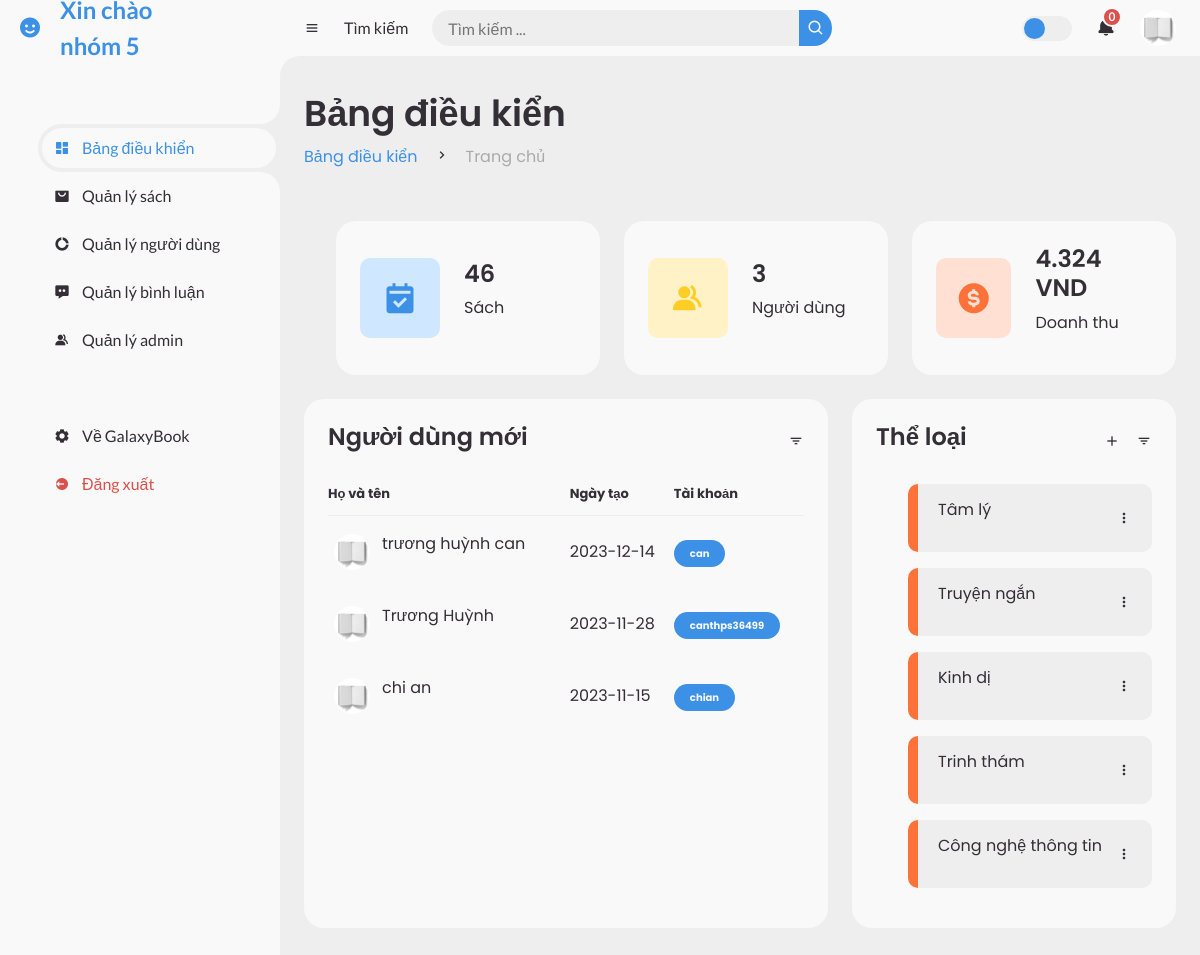
/index.php?pg=ad&active=home (signed in), run on the app's committed database.
### tables this page shows
CREATE TABLE `nguoidung` (
  `Id` int(5) NOT NULL,
  `HoVaTen` varchar(100) NOT NULL,
  `Avatar` varchar(255) DEFAULT 'avatar1.jpg',
  `DiaChi` varchar(255) NOT NULL,
  `Email` varchar(255) NOT NULL,
  `SDT` varchar(10) NOT NULL,
  `TaiKhoan` varchar(255) NOT NULL,
  `MatKhau` varchar(32) NOT NULL COMMENT 'dùng hàm md5 mã hóa',
  `NgayTao` date NOT NULL,
  `VaiTro` int(1) DEFAULT 0 COMMENT '0 site, 1 admin'
);

CREATE TABLE `theloai` (
  `Id` int(5) NOT NULL,
  `TenTheLoai` varchar(255) NOT NULL
);

### admin/view/index.php (called while the page is built, shortened)
<?php
include('admin/model/m_book.php');
include('admin/model/m_user.php');
include('admin/model/m_bill.php');
include('admin/view/header.php');
include('admin/view/' . $active . '.php');
include('admin/view/footer.php');
?>

### admin/model/m_book.php (called while the page is built, shortened)
<?php
function getBookCount()
{
    $conn = pdo_get_connection();
    if ($conn) {
        try {
            $sql = "SELECT COUNT(*) as total FROM sach";
            $stmt = $conn->query($sql);
            $result = $stmt->fetch(PDO::FETCH_ASSOC);
            return $result['total'];
        } catch (PDOException $e) {
            echo "Lỗi truy vấn: " . $e->getMessage();
            return null;
        }
    } else {
        return null;
    }
}
?>

### admin/model/m_user.php (called while the page is built, shortened)
<?php
function getUserCount() {
    $conn = pdo_get_connection();
    if ($conn) {
        try {
            $sql = "SELECT COUNT(*) as total FROM nguoidung WHERE VaiTro=0";
            $stmt = $conn->query($sql);
            $result = $stmt->fetch(PDO::FETCH_ASSOC);
            return $result['total'];
        } catch (PDOException $e) {
            echo "Lỗi truy vấn: " . $e->getMessage();
            return null;
        }
    } else {
        return null;
    }
}
function getNewlyRegisteredUsers() {
    $conn = pdo_get_connection();
    if ($conn) {
        try {
            $sql = "SELECT * FROM nguoidung WHERE VaiTro=0 ORDER BY NgayTao DESC LIMIT 10";
            $stmt = $conn->query($sql);
            $result = $stmt->fetchAll(PDO::FETCH_ASSOC);
            return $result;
        } catch (PDOException $e) {
            echo "Lỗi truy vấn: " . $e->getMessage();
            return null;
        }
    } else {
        return null;
    }
}
?>

### admin/model/m_bill.php (called while the page is built, shortened)
<?php
function getTotalRevenue() {
    $conn = pdo_get_connection();
    if ($conn) {
        try {
            $sql = "SELECT SUM(hoadonchitiet.Gia * hoadonchitiet.SoLuong) as totalRevenue
                    FROM hoadonchitiet";
            $stmt = $conn->query($sql);
            $result = $stmt->fetch(PDO::FETCH_ASSOC);
            return $result['totalRevenue'];
        } catch (PDOException $e) {
            echo "Lỗi truy vấn: " . $e->getMessage();
            return null;
        }
    } else {
        return null;
    }
}
?>

### model/pdo.php (called while the page is built, shortened)
<?php
function pdo_get_connection() {
    $host = "localhost";
    $dbname = "galaxybook";
    $username = 'root';
    $password = '';
    $dburl = "mysql:host=".$host.";dbname=".$dbname.";charset=utf8";
    try {
        $conn = new PDO($dburl, $username, $password);
        $conn->setAttribute(PDO::ATTR_ERRMODE, PDO::ERRMODE_EXCEPTION);
        return $conn;
    } catch (PDOException $e) {
        echo "Lỗi kết nối: " . $e->getMessage();
        return null;
    }
}
function pdo_query($sql, $params = array()) {
    try {
        $conn = pdo_get_connection();
        $stmt = $conn->prepare($sql);
        $stmt->execute($params);
        $rows = $stmt->fetchAll();
        return $rows;
    } catch (PDOException $e) {
        throw $e;
    } finally {
        unset($conn);
    }
}

### model/m_book.php (called while the page is built, shortened)
<?php
include_once("pdo.php");
function catelogry_get()
{
   $sql = "SELECT * FROM theloai ORDER BY Id DESC";
   return pdo_query($sql);
}
?>

### admin/view/dashboard.php (the view, shortened to what this page needs)
<?php
$userCount = getUserCount();
$bookCount = getBookCount();
$totalRevenue = getTotalRevenue();
$listUser = getNewlyRegisteredUsers();
?>
<main>
    <div class="head-title">
        <div class="left">
            <h1>Bảng điều kiển</h1>
            <ul class="breadcrumb">
                <li>
                    <a href="index.php?pg=ad&active=home" class="active">Bảng điều kiển</a>
                </li>
                <li><i class='bx bx-chevron-right'></i></li>
                <li>
                    <a class="" href="index.php?pg=ad&active=home">Trang chủ</a>
                </li>
            </ul>
        </div>
    </div>
    <ul class="box-info">
        <li>
            <i class='bx bxs-calendar-check'></i>
            <span class="text">
                <h3><?=$bookCount?></h3>
                <p>Sách</p>
            </span>
        </li>
        <li>
            <i class='bx bxs-group'></i>
            <span class="text">
                <h3><?=$userCount?></h3>
                <p>Người dùng</p>
            </span>
        </li>
        <li>
            <i class='bx bxs-dollar-circle'></i>
            <span class="text">
                <h3><?=number_format($totalRevenue,0,',','.')?> VND</h3>
                <p>Doanh thu</p>
            </span>
        </li>
    </ul>
    <div class="table-data">
        <div class="order">
            <div class="head">
                <h3>Người dùng mới</h3>
                <i class='bx bx-filter'></i>
            </div>
            <table>
                <thead>
                    <tr>
                        <th>Họ và tên</th>
                        <th>Ngày tạo</th>
                        <th>Tài khoản</th>
                    </tr>
                </thead>
                <tbody>
                    <?php
                    foreach ($listUser as $user):
                        ?>
                        <tr>
                            <td>
                                <img src="upload/avatar/<?= $user['Avatar'] ?>">
                                <p>
                                    <?= $user['HoVaTen'] ?>
                                </p>
                            </td>
                            <td>
                                <?= $user['NgayTao'] ?>
                            </td>
                            <td><span class="status completed">
                                    <?= $user['TaiKhoan'] ?>
                                </span></td>
                        </tr>
                    <?php endforeach; ?>
                </tbody>
            </table>
        </div>
        <div class="todo">
            <div class="head">
                <h3>Thể loại</h3>
                <i class='bx bx-plus'></i>
                <i class='bx bx-filter'></i>
            </div>
            <ul class="todo-list">
                <?php
                $dstheloai = catelogry_get();
                foreach ($dstheloai as $theloai): ?>
                    <li class="not-completed">
                        <p><?= $theloai['TenTheLoai'] ?></p>
                        <i class='bx bx-dots-vertical-rounded'></i>
                    </li>
                <?php endforeach; ?>
            </ul>
        </div>
    </div>
</main>

### admin/layout/assets/css/header_footer.css (style rules this page uses)
* { margin: 0; padding: 0; box-sizing: border-box; }
a { text-decoration: none; }
li { list-style: none; }
:root { --poppins: 'Poppins', sans-serif; --lato: 'Lato', sans-serif; --light: #F9F9F9; --blue: #3C91E6; --light-blue: #CFE8FF; --grey: #eee; --dark-grey: #AAAAAA; --dark: #342E37; --red: #DB504A; --yellow: #FFCE26; --light-yellow: #FFF2C6; --orange: #FD7238; --light-orange: #FFE0D3; }
html { overflow-x: hidden; }
body { background: var(--grey); overflow-x: hidden; }

### admin/layout/assets/css/dashboard.css (style rules this page uses)
#content main { width: 100%; padding: 36px 24px; font-family: var(--poppins); max-height: calc(100vh - 56px); overflow-y: auto; }
#content main .head-title { display: flex; align-items: center; justify-content: space-between; grid-gap: 16px; flex-wrap: wrap; }
#content main .head-title .left h1 { font-size: 36px; font-weight: 600; margin-bottom: 10px; color: var(--dark); }
#content main .head-title .left .breadcrumb { display: flex; align-items: center; grid-gap: 16px; }
#content main .head-title .left .breadcrumb li { color: var(--dark); }
#content main .head-title .left .breadcrumb li a { color: var(--dark-grey); pointer-events: none; }
#content main .head-title .left .breadcrumb li a.active { color: var(--blue); pointer-events: unset; }
#content main .box-info { display: grid; grid-template-columns: repeat(auto-fit, minmax(240px, 1fr)); grid-gap: 24px; margin-top: 36px; }
#content main .box-info li { padding: 24px; background: var(--light); border-radius: 20px; display: flex; align-items: center; grid-gap: 24px; }
#content main .box-info li .bx { width: 80px; height: 80px; border-radius: 10px; font-size: 36px; display: flex; justify-content: center; align-items: center; }
#content main .box-info li:nth-child(1) .bx { background: var(--light-blue); color: var(--blue); }
#content main .box-info li:nth-child(2) .bx { background: var(--light-yellow); color: var(--yellow); }
#content main .box-info li:nth-child(3) .bx { background: var(--light-orange); color: var(--orange); }
#content main .box-info li .text h3 { font-size: 24px; font-weight: 600; color: var(--dark); }
#content main .box-info li .text p { color: var(--dark); }
#content main .table-data { display: flex; flex-wrap: wrap; grid-gap: 24px; margin-top: 24px; width: 100%; color: var(--dark); }
#content main .table-data > div { border-radius: 20px; background: var(--light); padding: 24px; overflow-x: auto; }
#content main .table-data .head { display: flex; align-items: center; grid-gap: 16px; margin-bottom: 24px; }
#content main .table-data .head h3 { margin-right: auto; font-size: 24px; font-weight: 600; }
#content main .table-data .head .bx { cursor: pointer; }
#content main .table-data .order { flex-grow: 1; flex-basis: 500px; }
#content main .table-data .order table { width: 100%; border-collapse: collapse; }
#content main .table-data .order table th { padding-bottom: 12px; font-size: 13px; text-align: left; border-bottom: 1px solid var(--grey); }
#content main .table-data .order table td { padding: 16px 0; }
#content main .table-data .order table tr td:first-child { display: flex; align-items: center; grid-gap: 12px; padding-left: 6px; }
#content main .table-data .order table td img { width: 36px; height: 36px; border-radius: 50%; object-fit: cover; }
#content main .table-data .order table tr td .status { font-size: 10px; padding: 6px 16px; color: var(--light); border-radius: 20px; font-weight: 700; }
#content main .table-data .order table tr td .status.completed { background: var(--blue); }
#content main .table-data .todo { flex-grow: 1; flex-basis: 300px; }
#content main .table-data .todo .todo-list { width: 100%; }
#content main .table-data .todo .todo-list li { width: 100%; margin-bottom: 16px; background: var(--grey); border-radius: 10px; padding: 14px 20px; display: flex; justify-content: space-between; align-items: center; }
#content main .table-data .todo .todo-list li .bx { cursor: pointer; }
#content main .table-data .todo .todo-list li.not-completed { border-left: 10px solid var(--orange); }
#content main .table-data .todo .todo-list li:last-child { margin-bottom: 0; }

### data on the page
nguoidung: Avatar (picture), HoVaTen "trương huỳnh can", NgayTao "2023-12-14", TaiKhoan "can"
nguoidung: Avatar (picture), HoVaTen "Trương Huỳnh", NgayTao "2023-11-28", TaiKhoan "canthps36499"
nguoidung: Avatar (picture), HoVaTen "chi an", NgayTao "2023-11-15", TaiKhoan "chian"
theloai: TenTheLoai "Tâm lý"
theloai: TenTheLoai "Truyện ngắn"
theloai: TenTheLoai "Kinh dị"
theloai: TenTheLoai "Trinh thám"
theloai: TenTheLoai "Công nghệ thông tin"

### other printed values
$_SESSION['user']['HoVaTen'] "nhóm 5"
$bookCount "46"
$userCount "3"
$totalRevenue "4.324"
